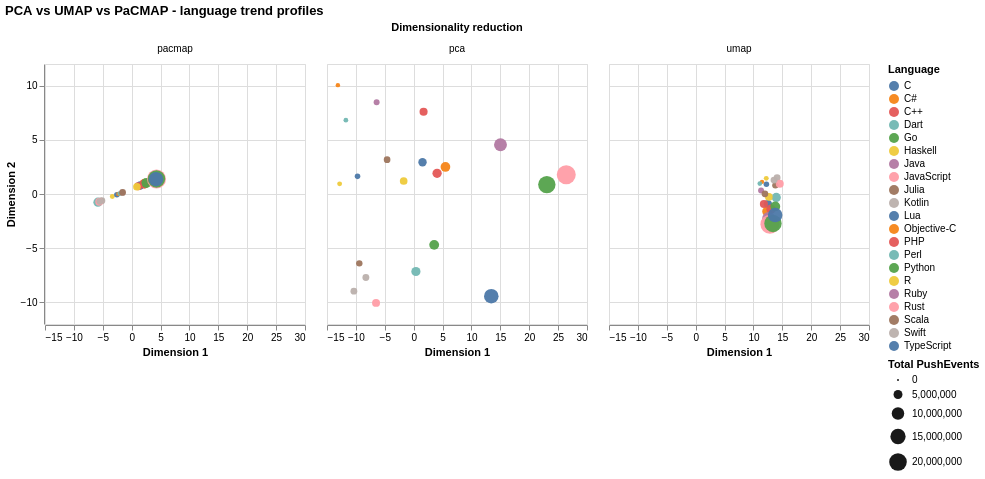

The Vega-Lite source for this figure:
### Vega-Lite specification from a JSON file in a GitHub repository (floating-point values rounded to 4 significant figures)
{"config": {"view": {"continuousWidth": 300, "continuousHeight": 300}}, "data": {"name": "data-3243b107b016072b510f0626b4c27ab7"}, "mark": {"type": "circle", "size": 180}, "encoding": {"color": {"field": "language", "title": "Language", "type": "nominal"}, "facet": {"columns": 3, "field": "method", "title": "Dimensionality reduction", "type": "nominal"}, "opacity": {"condition": {"param": "param_d17c53de2fbc59c8", "value": 0.95}, "value": 0.25}, "size": {"field": "total_push_events", "title": "Total PushEvents", "type": "quantitative"}, "tooltip": [{"field": "language", "type": "nominal"}, {"field": "method", "type": "ordinal"}, {"field": "avg_share_pct", "type": "quantitative"}, {"field": "total_unique_actors", "type": "quantitative"}], "x": {"field": "x", "title": "Dimension 1", "type": "quantitative"}, "y": {"field": "y", "title": "Dimension 2", "type": "quantitative"}}, "height": 260, "params": [{"name": "param_d17c53de2fbc59c8", "select": {"type": "point", "fields": ["language"]}, "bind": "legend"}], "title": "PCA vs UMAP vs PaCMAP - language trend profiles", "width": 260, "$schema": "https://vega.github.io/schema/vega-lite/v6.4.1.json", "datasets": {"data-3243b107b016072b510f0626b4c27ab7": [{"language": "C", "method": "pca", "x": 1.532, "y": 2.933, "total_push_events": 4367226, "avg_share_pct": 3.929, "total_unique_actors": 1743409}, {"language": "C#", "method": "pca", "x": 5.498, "y": 2.496, "total_push_events": 5893288, "avg_share_pct": 5.121, "total_unique_actors": 2380153}, {"language": "C++", "method": "pca", "x": 4.053, "y": 1.909, "total_push_events": 5417606, "avg_share_pct": 4.585, "total_unique_actors": 2155325}, {"language": "Dart", "method": "pca", "x": 0.3882, "y": -7.155, "total_push_events": 5286974, "avg_share_pct": 3.957, "total_unique_actors": 2114040}, {"language": "Go", "method": "pca", "x": 3.551, "y": -4.695, "total_push_events": 6106099, "avg_share_pct": 4.577, "total_unique_actors": 2420693}, {"language": "Haskell", "method": "pca", "x": -12.81, "y": 0.9387, "total_push_events": 1307190, "avg_share_pct": 1.102, "total_unique_actors": 525871}, {"language": "Java", "method": "pca", "x": 15.02, "y": 4.552, "total_push_events": 10649233, "avg_share_pct": 9.997, "total_unique_actors": 4115597}, {"language": "JavaScript", "method": "pca", "x": 26.41, "y": 1.783, "total_push_events": 23397479, "avg_share_pct": 18.96, "total_unique_actors": 8400426}, {"language": "Julia", "method": "pca", "x": -9.407, "y": -6.401, "total_push_events": 2432233, "avg_share_pct": 1.888, "total_unique_actors": 975839}, {"language": "Kotlin", "method": "pca", "x": -10.35, "y": -8.968, "total_push_events": 2803880, "avg_share_pct": 2.441, "total_unique_actors": 1134693}, {"language": "Lua", "method": "pca", "x": -9.715, "y": 1.629, "total_push_events": 1760751, "avg_share_pct": 1.535, "total_unique_actors": 709237}, {"language": "Objective-C", "method": "pca", "x": -13.12, "y": 10.05, "total_push_events": 1037881, "avg_share_pct": 2.4, "total_unique_actors": 418713}, {"language": "PHP", "method": "pca", "x": 1.715, "y": 7.593, "total_push_events": 4041034, "avg_share_pct": 4.692, "total_unique_actors": 1619274}, {"language": "Perl", "method": "pca", "x": -11.73, "y": 6.814, "total_push_events": 1201958, "avg_share_pct": 1.61, "total_unique_actors": 484486}, {"language": "Python", "method": "pca", "x": 23.05, "y": 0.8706, "total_push_events": 19540304, "avg_share_pct": 15.31, "total_unique_actors": 7885694}, {"language": "R", "method": "pca", "x": -1.729, "y": 1.197, "total_push_events": 3596759, "avg_share_pct": 2.974, "total_unique_actors": 1440239}, {"language": "Ruby", "method": "pca", "x": -6.41, "y": 8.475, "total_push_events": 2062551, "avg_share_pct": 2.76, "total_unique_actors": 823296}, {"language": "Rust", "method": "pca", "x": -6.51, "y": -10.05, "total_push_events": 3890454, "avg_share_pct": 3.182, "total_unique_actors": 1861719}, {"language": "Scala", "method": "pca", "x": -4.599, "y": 3.169, "total_push_events": 2662153, "avg_share_pct": 2.496, "total_unique_actors": 1065806}, {"language": "Swift", "method": "pca", "x": -8.273, "y": -7.707, "total_push_events": 2851196, "avg_share_pct": 2.307, "total_unique_actors": 1136517}, {"language": "TypeScript", "method": "pca", "x": 13.43, "y": -9.43, "total_push_events": 13610685, "avg_share_pct": 9.915, "total_unique_actors": 5687980}, {"language": "C", "method": "umap", "x": 12.49, "y": -0.9313, "total_push_events": 4367226, "avg_share_pct": 3.929, "total_unique_actors": 1743409}, {"language": "C#", "method": "umap", "x": 12.35, "y": -1.617, "total_push_events": 5893288, "avg_share_pct": 5.121, "total_unique_actors": 2380153}, {"language": "C++", "method": "umap", "x": 13.04, "y": -1.398, "total_push_events": 5417606, "avg_share_pct": 4.585, "total_unique_actors": 2155325}, {"language": "Dart", "method": "umap", "x": 13.95, "y": -0.3191, "total_push_events": 5286974, "avg_share_pct": 3.957, "total_unique_actors": 2114040}, {"language": "Go", "method": "umap", "x": 13.78, "y": -1.147, "total_push_events": 6106099, "avg_share_pct": 4.577, "total_unique_actors": 2420693}, {"language": "Haskell", "method": "umap", "x": 12.22, "y": 1.445, "total_push_events": 1307190, "avg_share_pct": 1.102, "total_unique_actors": 525871}, {"language": "Java", "method": "umap", "x": 12.64, "y": -2.248, "total_push_events": 10649233, "avg_share_pct": 9.997, "total_unique_actors": 4115597}, {"language": "JavaScript", "method": "umap", "x": 12.85, "y": -2.791, "total_push_events": 23397479, "avg_share_pct": 18.96, "total_unique_actors": 8400426}, {"language": "Julia", "method": "umap", "x": 13.8, "y": 0.7994, "total_push_events": 2432233, "avg_share_pct": 1.888, "total_unique_actors": 975839}, {"language": "Kotlin", "method": "umap", "x": 14.09, "y": 1.51, "total_push_events": 2803880, "avg_share_pct": 2.441, "total_unique_actors": 1134693}, {"language": "Lua", "method": "umap", "x": 12.24, "y": 0.8973, "total_push_events": 1760751, "avg_share_pct": 1.535, "total_unique_actors": 709237}, {"language": "Objective-C", "method": "umap", "x": 11.48, "y": 1.121, "total_push_events": 1037881, "avg_share_pct": 2.4, "total_unique_actors": 418713}, {"language": "PHP", "method": "umap", "x": 11.81, "y": -0.9237, "total_push_events": 4041034, "avg_share_pct": 4.692, "total_unique_actors": 1619274}, {"language": "Perl", "method": "umap", "x": 11.11, "y": 0.9623, "total_push_events": 1201958, "avg_share_pct": 1.61, "total_unique_actors": 484486}, {"language": "Python", "method": "umap", "x": 13.38, "y": -2.72, "total_push_events": 19540304, "avg_share_pct": 15.31, "total_unique_actors": 7885694}, {"language": "R", "method": "umap", "x": 12.67, "y": -0.2671, "total_push_events": 3596759, "avg_share_pct": 2.974, "total_unique_actors": 1440239}, {"language": "Ruby", "method": "umap", "x": 11.32, "y": 0.3243, "total_push_events": 2062551, "avg_share_pct": 2.76, "total_unique_actors": 823296}, {"language": "Rust", "method": "umap", "x": 14.55, "y": 0.9518, "total_push_events": 3890454, "avg_share_pct": 3.182, "total_unique_actors": 1861719}, {"language": "Scala", "method": "umap", "x": 11.99, "y": 0.0177, "total_push_events": 2662153, "avg_share_pct": 2.496, "total_unique_actors": 1065806}, {"language": "Swift", "method": "umap", "x": 13.56, "y": 1.283, "total_push_events": 2851196, "avg_share_pct": 2.307, "total_unique_actors": 1136517}, {"language": "TypeScript", "method": "umap", "x": 13.76, "y": -1.941, "total_push_events": 13610685, "avg_share_pct": 9.915, "total_unique_actors": 5687980}, {"language": "C", "method": "pacmap", "x": 1.465, "y": 0.789, "total_push_events": 4367226, "avg_share_pct": 3.929, "total_unique_actors": 1743409}, {"language": "C#", "method": "pacmap", "x": 2.247, "y": 0.9544, "total_push_events": 5893288, "avg_share_pct": 5.121, "total_unique_actors": 2380153}, {"language": "C++", "method": "pacmap", "x": 2.154, "y": 0.9347, "total_push_events": 5417606, "avg_share_pct": 4.585, "total_unique_actors": 2155325}, {"language": "Dart", "method": "pacmap", "x": -5.833, "y": -0.7553, "total_push_events": 5286974, "avg_share_pct": 3.957, "total_unique_actors": 2114040}, {"language": "Go", "method": "pacmap", "x": 2.531, "y": 1.015, "total_push_events": 6106099, "avg_share_pct": 4.577, "total_unique_actors": 2420693}, {"language": "Haskell", "method": "pacmap", "x": -3.347, "y": -0.2294, "total_push_events": 1307190, "avg_share_pct": 1.102, "total_unique_actors": 525871}, {"language": "Java", "method": "pacmap", "x": 4.072, "y": 1.341, "total_push_events": 10649233, "avg_share_pct": 9.997, "total_unique_actors": 4115597}, {"language": "JavaScript", "method": "pacmap", "x": 4.297, "y": 1.388, "total_push_events": 23397479, "avg_share_pct": 18.96, "total_unique_actors": 8400426}, {"language": "Julia", "method": "pacmap", "x": -5.259, "y": -0.6338, "total_push_events": 2432233, "avg_share_pct": 1.888, "total_unique_actors": 975839}, {"language": "Kotlin", "method": "pacmap", "x": -5.158, "y": -0.6124, "total_push_events": 2803880, "avg_share_pct": 2.441, "total_unique_actors": 1134693}, {"language": "Lua", "method": "pacmap", "x": -2.558, "y": -0.06233, "total_push_events": 1760751, "avg_share_pct": 1.535, "total_unique_actors": 709237}, {"language": "Objective-C", "method": "pacmap", "x": -2.293, "y": -0.00628, "total_push_events": 1037881, "avg_share_pct": 2.4, "total_unique_actors": 418713}, {"language": "PHP", "method": "pacmap", "x": 1.124, "y": 0.7167, "total_push_events": 4041034, "avg_share_pct": 4.692, "total_unique_actors": 1619274}, {"language": "Perl", "method": "pacmap", "x": -2.073, "y": 0.04034, "total_push_events": 1201958, "avg_share_pct": 1.61, "total_unique_actors": 484486}, {"language": "Python", "method": "pacmap", "x": 4.294, "y": 1.388, "total_push_events": 19540304, "avg_share_pct": 15.31, "total_unique_actors": 7885694}, {"language": "R", "method": "pacmap", "x": 0.9119, "y": 0.6719, "total_push_events": 3596759, "avg_share_pct": 2.974, "total_unique_actors": 1440239}, {"language": "Ruby", "method": "pacmap", "x": -1.602, "y": 0.14, "total_push_events": 2062551, "avg_share_pct": 2.76, "total_unique_actors": 823296}, {"language": "Rust", "method": "pacmap", "x": -5.607, "y": -0.7075, "total_push_events": 3890454, "avg_share_pct": 3.182, "total_unique_actors": 1861719}, {"language": "Scala", "method": "pacmap", "x": -1.569, "y": 0.147, "total_push_events": 2662153, "avg_share_pct": 2.496, "total_unique_actors": 1065806}, {"language": "Swift", "method": "pacmap", "x": -5.478, "y": -0.6802, "total_push_events": 2851196, "avg_share_pct": 2.307, "total_unique_actors": 1136517}, {"language": "TypeScript", "method": "pacmap", "x": 4.21, "y": 1.37, "total_push_events": 13610685, "avg_share_pct": 9.915, "total_unique_actors": 5687980}]}}
